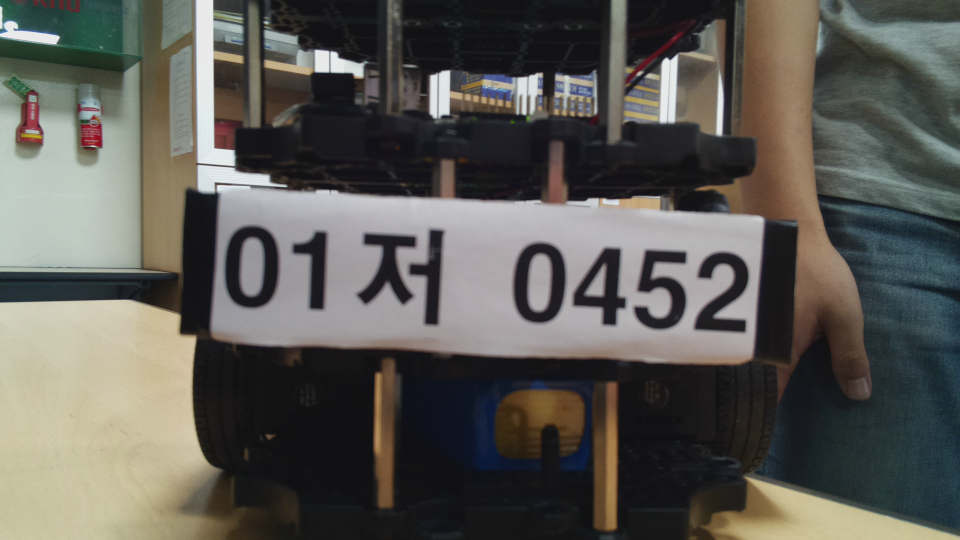
#> input picture OCR/plate_ocr/image24.png, 1920 x 1080 px (shown at 1/2 size)
$ python -i ocr.py   (imports and definitions only)   (Python 2 division)   (older library calls are emulated)
#> lines starting #> are read from the running program, lines starting #| are printed output that depends on the picture; after the words box and inside, x2 and y2 are one past the last pixel; in counts of white or black regions, pixels touching at a corner belong together
#!/usr/bin/etc python
# -*- coding: utf-8 -*-
import sys
import re

import cv2
import numpy as np
import pytesseract
from  PIL import Image

class Recognition:
    def ExtractNumber(self, file_name):

#        file_name=sys.argv[1]
#> called with file_name = 'image24.png'
        img=cv2.imread(file_name,cv2.IMREAD_COLOR)
#> img is the input picture: shape (1080, 1920, 3); mean B, G, R 85, 90.1, 91.8
        copy_img=img.copy()
        img_gray=cv2.cvtColor(img,cv2.COLOR_BGR2GRAY)
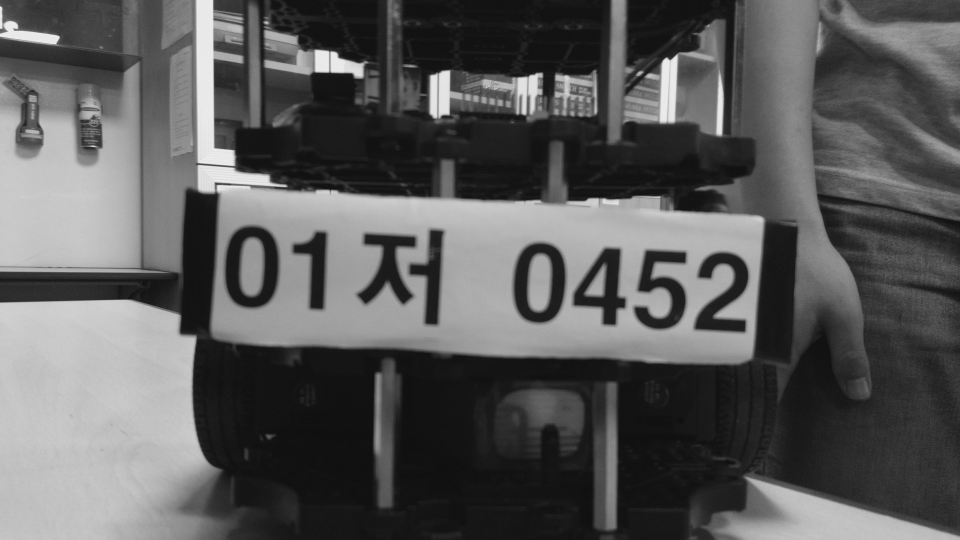
#> img_gray: shape (1080, 1920) (shown at 1/2 size); min 15, max 244, mean 90
        cv2.imwrite('gray.jpg',img_gray)
        img_blur = cv2.GaussianBlur(img_gray,(3,3),0)
        cv2.imwrite('blur.jpg',img_blur)
        img_canny=cv2.Canny(img_blur,80,100)
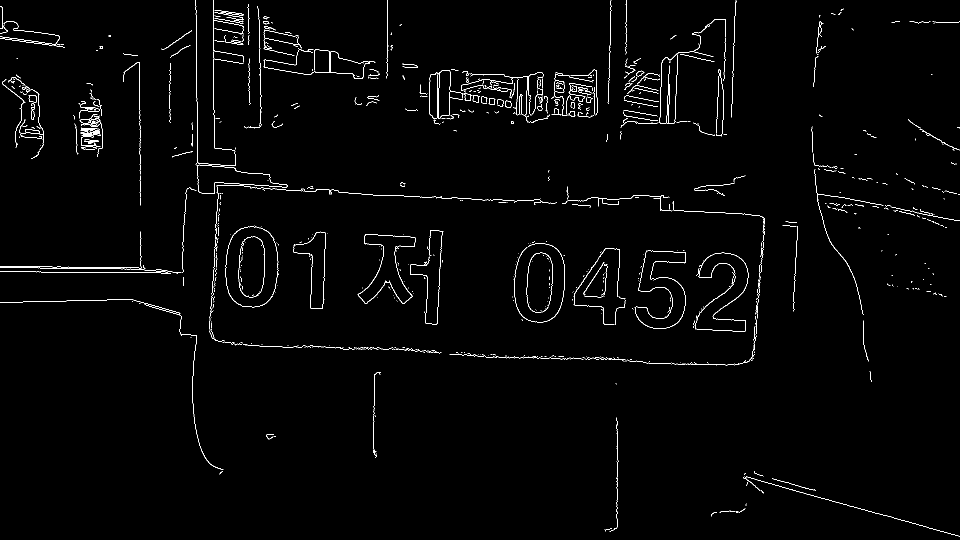
#> img_canny: shape (1080, 1920) (shown at 1/2 size); 1.4% white in thin lines or dots
        cv2.imwrite('canny.jpg',img_canny)
        #cnts,
        contours,hierarchy = cv2.findContours(img_canny, cv2.RETR_TREE, cv2.CHAIN_APPROX_SIMPLE)
#> contours = 890 contours, 833 with area under 20; largest, box (x1, y1, x2, y2) and area: (394, 329, 575, 388) 5036, (395, 329, 575, 388) 5018, (57, 190, 74, 205) 192, (57, 190, 74, 205) 188, (50, 259, 79, 268) 170

        box1=[]
        f_count=0
        select=0
        plate_width=0

        for i in range(len(contours)):
            cnt=contours[i]
            area = cv2.contourArea(cnt)
            x,y,w,h = cv2.boundingRect(cnt)
            rect_area=w*h  #area size 3*0.5 = 1.5
            aspect_ratio = float(w)/h # ratio = width/height   3/0.5 = 6

            if  (rect_area>=1500)and(rect_area<=30000)and(aspect_ratio>=0.35)and(aspect_ratio<=0.8):
                cv2.rectangle(img,(x,y),(x+w,y+h),(0,255,0),1)
                box1.append(cv2.boundingRect(cnt))
#> this loop made 890 passes
#> (area, x, y, w, h, rect_area, aspect_ratio) on passes 16, 335, 346: (21.5, 1486, 954, 35, 28, 980, 1.25), (38.5, 1166, 524, 43, 64, 2752, 0.672), (49.5, 1147, 516, 82, 134, 10988, 0.612)
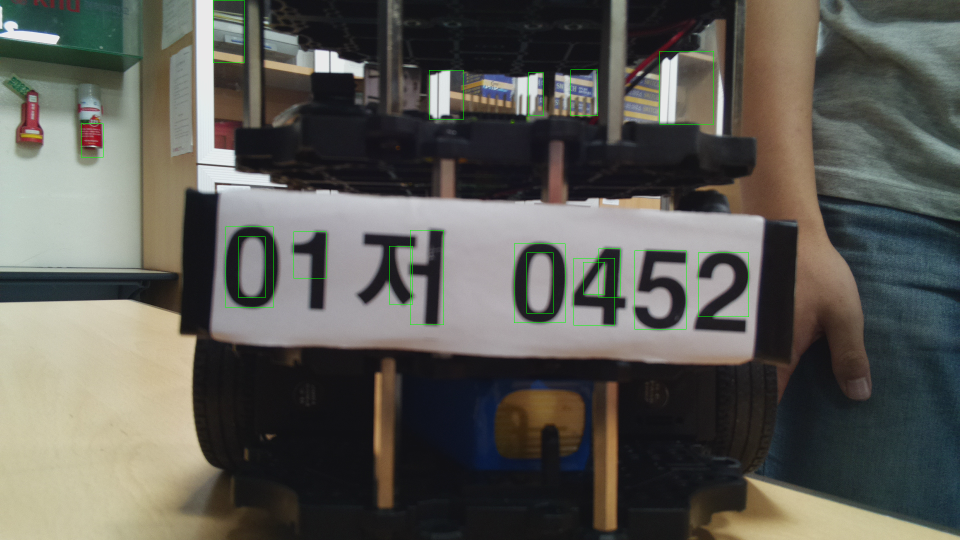
#> img: shape (1080, 1920, 3) (shown at 1/2 size); 0.33% of pixels changed, all inside (x1, y1, x2, y2) = (162, 0, 1498, 659)
#> after the loop, box1 = 18 items, first 6: (1166, 524, 43, 64), (1147, 516, 82, 134), (1396, 505, 101, 128), (1053, 505, 53, 121), (1269, 501, 103, 157), (1197, 497, 43, 97)

        for i in range(len(box1)): ##Buble Sort on python
            for j in range(len(box1)-(i+1)):
                if box1[j][0]>box1[j+1][0]:
                    temp=box1[j]
                    box1[j]=box1[j+1]
                    box1[j+1]=temp
#> this loop made 18 passes
#> after the loop, box1 = 18 items, first 6: (162, 247, 44, 67), (426, 0, 62, 125), (451, 453, 95, 162), (477, 473, 53, 122), (587, 463, 65, 93), (778, 492, 47, 116)

        # to find number plate measureing length between rectangles
        for m in range(len(box1)):
            count=0
            for n in range(m+1,(len(box1)-1)):
                delta_x=abs(box1[n+1][0]-box1[m][0])
                if delta_x > 150:
                    break
                delta_y =abs(box1[n+1][1]-box1[m][1])
                if delta_x ==0:
                    delta_x=1
                if delta_y ==0:
                    delta_y=1
                gradient =float(delta_y) /float(delta_x)
                if gradient<0.15:
                    count=count+1
               #measure number plate size
                if count > f_count:
                    select = m
                    f_count = count
                    plate_width=delta_x
#> after the loop, f_count = 2; plate_width = 144; select = 9
        cv2.imwrite('snake.jpg',img)

        hight_top = box1[select][1]-box1[select][1]/7
#> hight_top = 433
        hight_btm = box1[select][3]+box1[select][1]+30
#> hight_btm = 656

        pre_num = ""
        post_num = ""

        num = ""

        for i in range(1, 10):
            # move picture according to the first predicted value
            plate = copy_img[hight_top:hight_btm, box1[select][0]-20-(i*10) : box1[select][0]+440+i*20]
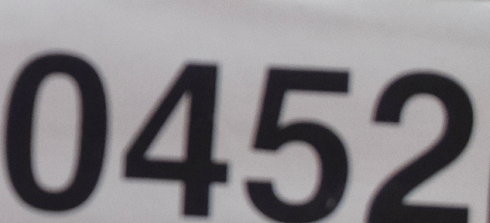
#> plate: shape (223, 490, 3); mean B, G, R 133.7, 129.9, 133.6

            resize_plate=cv2.resize(plate,None,fx=1,fy=1,interpolation=cv2.INTER_CUBIC+cv2.INTER_LINEAR)
            plate_gray=cv2.cvtColor(resize_plate,cv2.COLOR_BGR2GRAY)
            ret,th_plate = cv2.threshold(plate_gray,50,255,cv2.THRESH_BINARY)
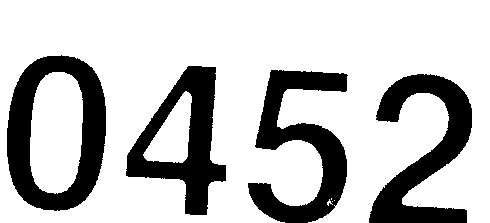
#> th_plate: shape (223, 490); 75.7% white; 4 black regions, box (x1, y1, x2, y2) and area: (7, 55, 106, 211) 7359, (248, 70, 348, 223) 6622, (369, 74, 472, 223) 6559, (126, 66, 226, 215) 6049
            cv2.imwrite('plate_th1.jpg',th_plate)
#> (the run stopped early here; a loop or call above may not have finished)

$ run again, on OCR/plate_ocr/image26.png
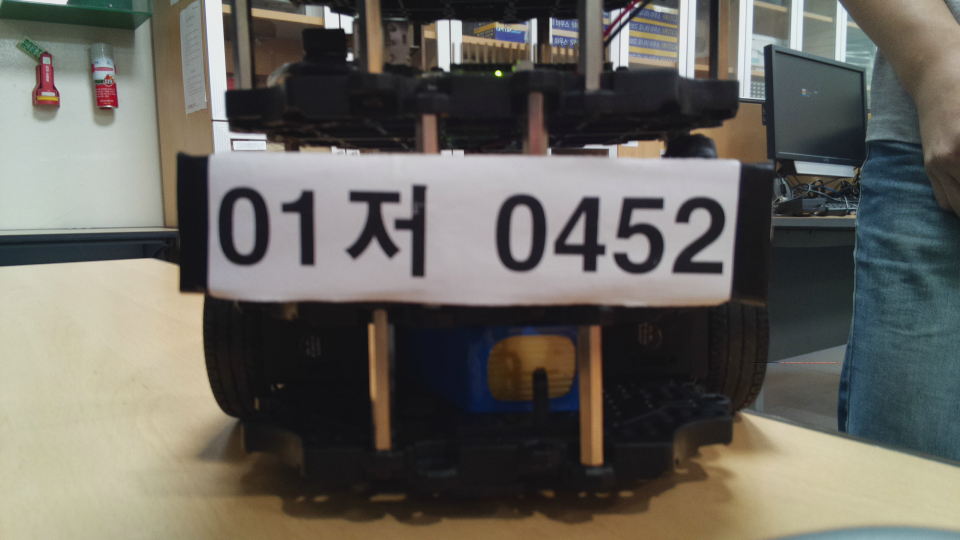
#> input picture OCR/plate_ocr/image26.png, 1920 x 1080 px (shown at 1/2 size)
#> in ExtractNumber, img is the input picture: shape (1080, 1920, 3); mean B, G, R 94.7, 101.2, 103.8
#> in ExtractNumber, `img_canny=cv2.Canny(img_blur,80,100)`:
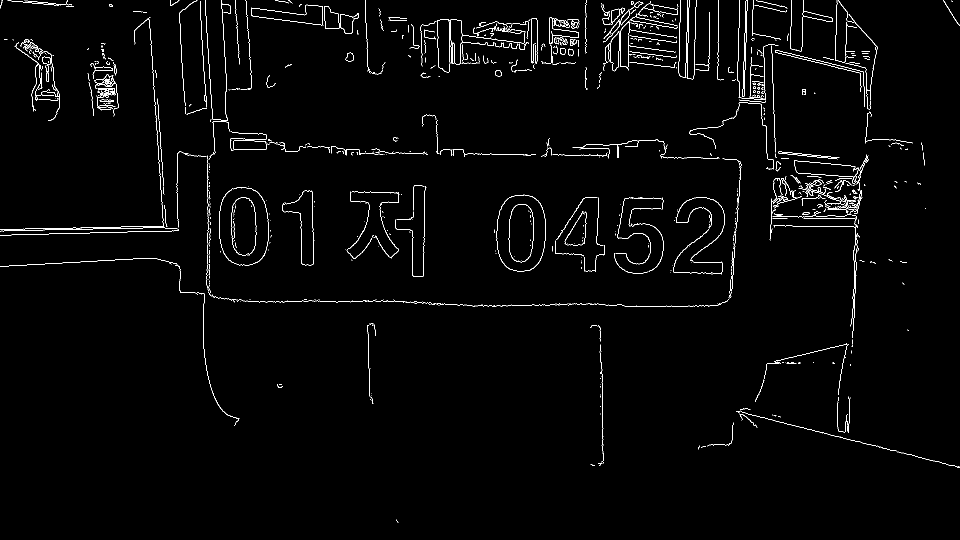
#> img_canny: shape (1080, 1920) (shown at 1/2 size); 1.7% white in thin lines or dots
#> contours = 944 contours, 864 with area under 20; largest, box (x1, y1, x2, y2) and area: (992, 388, 1092, 544) 12532, (992, 389, 1092, 544) 12462, (462, 395, 513, 511) 4894, (462, 395, 513, 511) 4863, (1017, 408, 1068, 525) 4857
#> the loop in ExtractNumber, `for i in range(len(contours)):` made 944 passes
#> (area, x, y, w, h, rect_area, aspect_ratio) on passes 20, 263, 274: (20, 1479, 827, 30, 25, 750, 1.2), (36.5, 1129, 422, 44, 69, 3036, 0.638), (40, 1257, 416, 71, 128, 9088, 0.555)
#> after the loop in ExtractNumber, `for i in range(len(contours)):`: box1 = 25 items, first 6: (1168, 490, 42, 54), (1129, 422, 44, 69), (1257, 416, 71, 128), (1111, 407, 51, 74), (759, 407, 39, 108), (1235, 395, 71, 116)
#> the loop in ExtractNumber, `for i in range(len(box1)):` made 25 passes
#> after the loop in ExtractNumber, `for i in range(len(box1)):`: box1 = 25 items, first 6: (29, 92, 48, 131), (190, 153, 47, 80), (425, 242, 36, 67), (438, 376, 72, 156), (462, 395, 51, 116), (462, 395, 51, 116)
#> the loop in ExtractNumber, `for m in range(len(box1)):` made 25 passes
#> after the loop in ExtractNumber, `for m in range(len(box1)):`: f_count = 2; plate_width = 112; select = 12
#> hight_top = 350
#> hight_btm = 555
#> in ExtractNumber, `ret,th_plate = cv2.threshold(plate_gray,50,255,cv2.THRESH_BINARY)`:
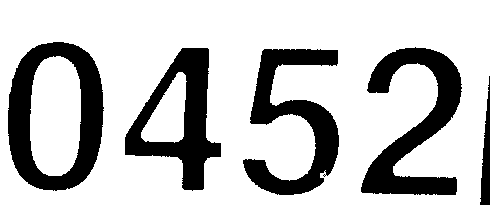
#> th_plate: shape (205, 490); 75.4% white; 5 black regions, box (x1, y1, x2, y2) and area: (8, 42, 104, 191) 6615, (361, 47, 462, 195) 6148, (243, 49, 339, 195) 5808, (125, 48, 221, 191) 5420, (480, 76, 490, 205) 730

$ run again, on OCR/plate_ocr/image5.png
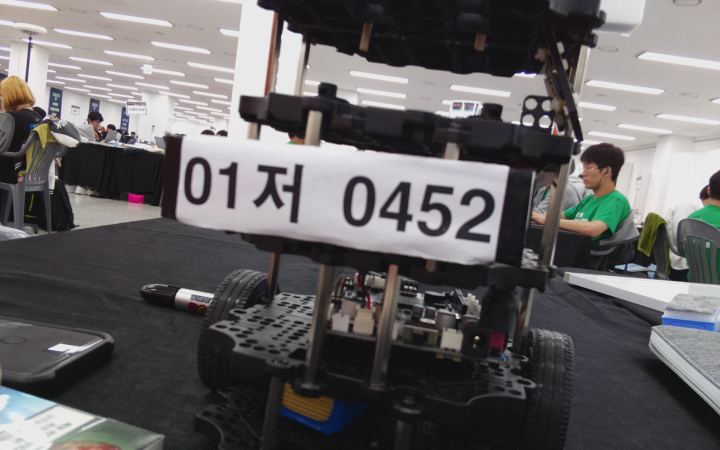
#> input picture OCR/plate_ocr/image5.png, 1440 x 900 px (shown at 1/2 size)
#> in ExtractNumber, img is the input picture: shape (900, 1440, 3); mean B, G, R 99.3, 97.8, 100.9
#> in ExtractNumber, `img_canny=cv2.Canny(img_blur,80,100)`:
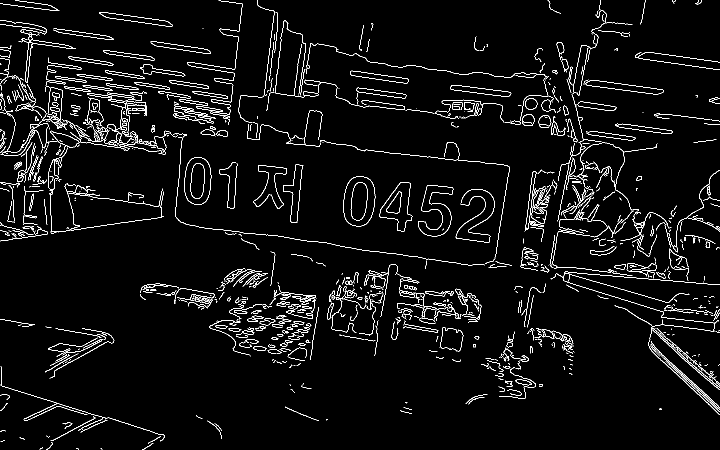
#> img_canny: shape (900, 1440) (shown at 1/2 size); 4% white in thin lines or dots
#> contours = 1252 contours, 969 with area under 20; largest, box (x1, y1, x2, y2) and area: (687, 352, 751, 453) 5174, (687, 352, 751, 453) 5129, (369, 314, 423, 410) 4194, (369, 314, 423, 410) 4154, (759, 364, 825, 463) 3490
#> the loop in ExtractNumber, `for i in range(len(contours)):` made 1252 passes
#> (area, x, y, w, h, rect_area, aspect_ratio) on passes 19, 27, 60: (44, 101, 833, 91, 49, 4459, 1.86), (27, 47, 809, 66, 30, 1980, 2.2), (22, 1020, 735, 52, 41, 2132, 1.27)
#> after the loop in ExtractNumber, `for i in range(len(contours)):`: box1 = 34 items, first 6: (1297, 639, 143, 191), (662, 592, 26, 66), (718, 583, 49, 88), (1048, 575, 35, 79), (1312, 445, 30, 50), (47, 380, 40, 70)
#> the loop in ExtractNumber, `for i in range(len(box1)):` made 34 passes
#> after the loop in ExtractNumber, `for i in range(len(box1)):`: box1 = 34 items, first 6: (4, 222, 39, 85), (35, 285, 30, 79), (47, 380, 40, 70), (95, 174, 31, 84), (95, 174, 31, 66), (170, 196, 37, 85)
#> the loop in ExtractNumber, `for m in range(len(box1)):` made 34 passes
#> in ExtractNumber, `ret,th_plate = cv2.threshold(plate_gray,50,255,cv2.THRESH_BINARY)`:
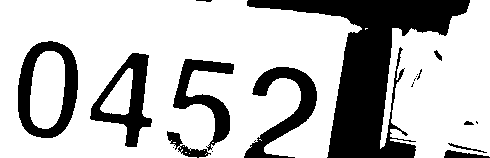
#> th_plate: shape (158, 490); 72.7% white; 19 black regions (8 under 20 px), largest, box (x1, y1, x2, y2) and area: (247, 0, 470, 158) 11531, (18, 41, 78, 138) 2544, (244, 67, 317, 158) 2266
